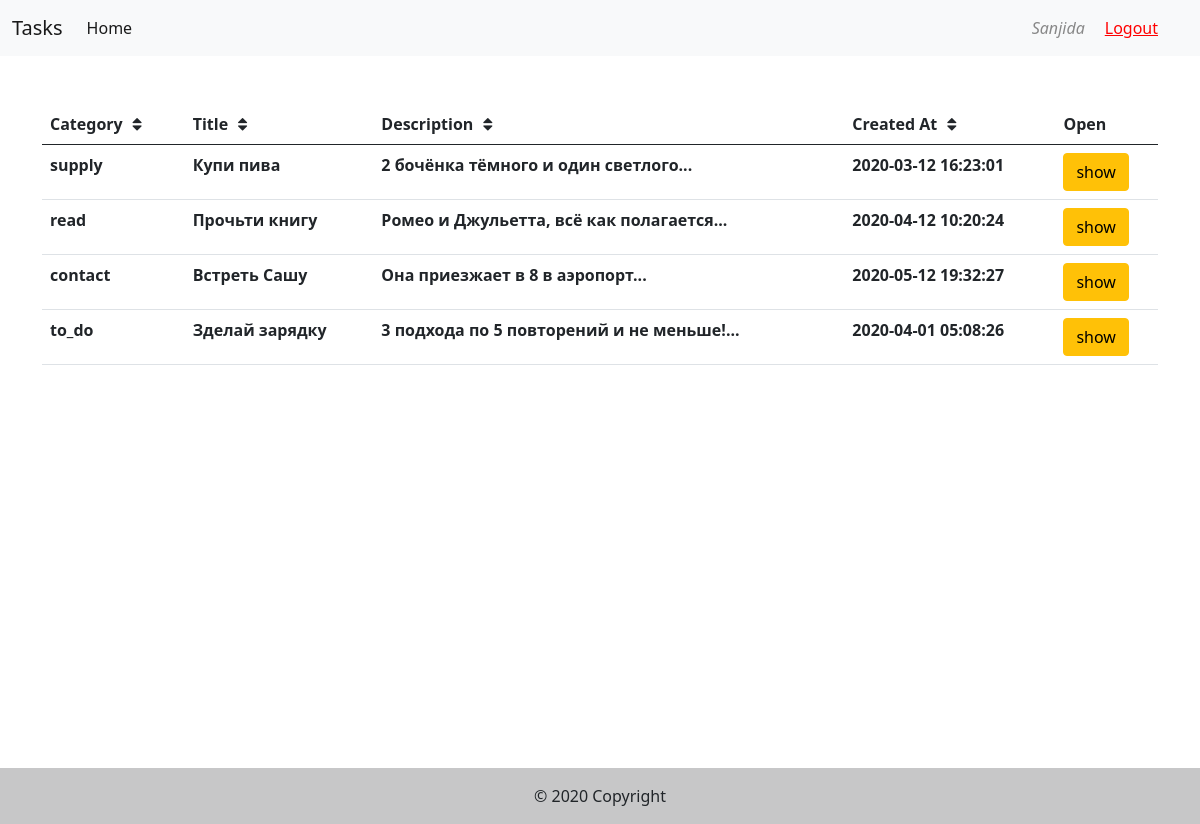
Screenshot of /index.php (signed in) with the database file from the repository.
### tables this page shows
CREATE TABLE `tasks` (
  `id` int(11) NOT NULL COMMENT 'task_id',
  `category` varchar(255) DEFAULT NULL,
  `title` varchar(255) DEFAULT NULL,
  `description` varchar(255) DEFAULT NULL,
  `done` BOOLEAN DEFAULT 0,
  `created_at` timestamp NOT NULL DEFAULT current_timestamp(),
  `updated_at` timestamp NOT NULL DEFAULT current_timestamp()
);

### inc/functions.php (called while the page is built, shortened)
<?php
function isLoggedIn()
{
    return isset($_SESSION['user']);
}

### inc/TaskService.php (called while the page is built, shortened)
<?php
include_once 'functions.php';
function getTasks($page = 1)
{
    global $db;
    $query = "SELECT * FROM tasks LIMIT ".(($page-1)*10).",".($page*10);
    $result = mysqli_query($db, $query);
    $rows = [];
    while ($row = mysqli_fetch_assoc($result)) {
        $rows[] = $row;
    }
    return $rows;
}

### views/index.php (the view, shortened to what this page needs)
<?php
if (!isLoggedIn()) {
    ?>
<div class="container-lg">
    <div class="alert alert-danger" role="alert">
        You must log in first
    </div>
</div>
<?php
} else {
        ?>
<div class="container-lg">
    <table class="table table-hover">
        <thead>
            <tr>
                <th scope="col" onclick="sortTable(0)">Category <i class="fa fa-fw fa-sort"></i></th>
                <th scope="col" onclick="sortTable(1)">Title <i class="fa fa-fw fa-sort"></i></th>
                <th scope="col" onclick="sortTable(2)">Description <i class="fa fa-fw fa-sort"></i></th>
                <th scope="col" onclick="sortTable(3)">Created At <i class="fa fa-fw fa-sort"></i></th>
                <th scope="col"> Open </th>
            </tr>
        </thead>
        <tbody>
            <?php
$tasks = getTasks(isset($_GET['page']) ? $_GET['page'] : 1);
        foreach ($tasks as $task) { ?>
            <tr <?php echo $task['done'] ? 'class="table-secondary"' : '' ?>>
                <th> <?php echo $task['category'] ?>
                </th>
                <th> <?php
                if (strlen($task['title']) < 40) {
                    echo $task['title'];
                } else {
                    echo mb_substr($task['title'], 0, 40).'...';
                }
                 ?>
                </th>
                <th> <?php
                if (strlen($task['description']) < 40) {
                    echo $task['description'];
                } else {
                    echo mb_substr($task['description'], 0, 40).'...';
                } ?>
                </th>
                <th> <?php echo $task['created_at'] ?>
                </th>
                <th>
                    <?php
    echo '<a class="btn btn-warning"
                        href="tasks/'.$task['id'].'"
                    role="button">show</a>'
                     ?>
                </th>
            </tr>
            <?php
    } ?>
        </tbody>
    </table>
</div>
<?php
    }

### rows the page displays
tasks: category "supply", title "Купи пива", description "2 бочёнка тёмного и один светлого", created_at "2020-03-12 16:23:01"
tasks: category "read", title "Прочьти книгу", description "Ромео и Джульетта, всё как полагается", created_at "2020-04-12 10:20:24"
tasks: category "contact", title "Встреть Сашу", description "Она приезжает в 8 в аэропорт", created_at "2020-05-12 19:32:27"
tasks: category "to_do", title "Зделай зарядку", description "3 подхода по 5 повторений и не меньше!", created_at "2020-04-01 05:08:26"

### other values shown
$_SESSION['user']['username'] "Sanjida"
